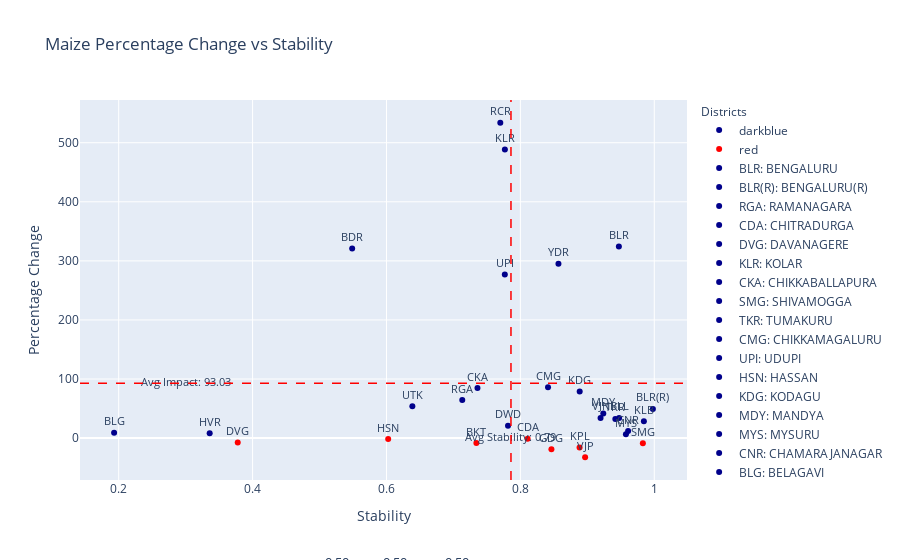

This figure's notebook cell:
### Code cell
import pandas as pd
import plotly.express as px
import ipywidgets as widgets
from ipywidgets import interact
from IPython.display import clear_output
import plotly.graph_objects as go

def update_plot(alpha1, alpha2, alpha3):
    
    tolerance = 1e-5 
    filtered_df = viz_df[
        (viz_df['Sensitivity_LivestockCensus_2012_Cattle'].between(alpha1 - tolerance, alpha1 + tolerance)) &
        (viz_df['Sensitivity_AreaUnderCereals_Maize'].between(alpha2 - tolerance, alpha2 + tolerance)) & 
        (viz_df['Sensitivity_TotalNPK'].between(alpha3 - tolerance, alpha3 + tolerance)) 
    ]

    # Create a scatter plot with filtered data
    fig = px.scatter(
        filtered_df, 
        x='Stability_Values', 
        y='Percentage Change', 
        title='Maize Percentage Change vs Stability',
        labels={'Percentage Change': 'Percentage Change', 'Stability_Values': 'Stability'},
        text='Abbreviation',
        opacity=1,
        color=filtered_df['Percentage Change'].apply(lambda val: 'red' if val < 0 else 'darkblue'),  # Conditional coloring
        color_discrete_map={'red': 'red', 'darkblue': 'darkblue'}
    )

    fig.update_traces(textposition='top center', textfont=dict(size=11))

    # Update layout to add annotations and legends
    fig.update_layout(
        annotations=[
            dict(
                x=0.5,
                y=-0.25,
                showarrow=False,
                text=f' α<sub>LV</sub>: {alpha1:.2f}, α<sub>AM</sub>: {alpha2:.2f}, α<sub>NPK</sub>: {alpha3:.2f}',
                xref="paper",
                yref="paper",
                font=dict(size=13)
            )
        ],
        legend_title_text='Districts',
        legend_title=dict(font=dict(size=12)),
    )

    # Adding custom legends with abbreviations and full forms
    legend_labels = [{'Abbreviation': abb, 'Full Form': full_form} 
                     for abb, full_form in zip(filtered_df['Abbreviation'].unique(), filtered_df['District'].unique())]

    for label in legend_labels:
        fig.add_trace(go.Scatter(
            x=[None],
            y=[None],
            mode='markers',
            marker=dict(color='darkblue'),
            name=f"{label['Abbreviation']}: {label['Full Form']}"
        ))

    # Adding average lines for stability and percentage change
    avg_stability = filtered_df['Stability_Values'].mean()
    avg_precent = filtered_df['Percentage Change'].mean()

    fig.add_shape(
        type='line',
        x0=avg_stability, y0=0, x1=avg_stability, y1=1,
        line=dict(color='red', width=1.5, dash='dash'),
        yref='paper'
    )

    fig.add_shape(
        type='line',
        x0=0, y0=avg_precent, x1=1, y1=avg_precent,
        line=dict(color='red', width=1.5, dash='dash'),
        xref='paper'
    )

    # Add annotations for average values
    fig.add_trace(go.Scatter(
        x=[avg_stability],
        y=[-0.07],
        text=[f'Avg Stability: {avg_stability:.2f}'],
        mode="text",
        showlegend=False,
        textfont=dict(size=10.7)
    ))

    fig.add_trace(go.Scatter(
        x=[0.3],
        y=[avg_precent-0.04],
        text=[f'Avg Impact: {avg_precent:.2f}'],
        mode="text",
        showlegend=False,
        textfont=dict(size=10.7)
    ))

    clear_output()

    display(fig)


# Creating sliders for interaction
alpha1_slider = widgets.FloatSlider(value=0.5, min=0, max=1, step=0.1, description='αLV:')
alpha2_slider = widgets.FloatSlider(value=0.5, min=0, max=1, step=0.1, description='αAM:')
alpha3_slider = widgets.FloatSlider(value=0.5, min=0, max=1, step=0.1, description='αNPK:')

# Creating interactive plot
interactive_plot = interact(update_plot, alpha1=alpha1_slider, alpha2=alpha2_slider, alpha3=alpha3_slider)

# Create update button to trigger plot update
update_button = widgets.Button(description="Update Plot")
update_button.on_click(lambda _: update_plot(alpha1_slider.value, alpha2_slider.value, alpha3_slider.value))

# Display the button and sliders
widgets.HBox([update_button, alpha1_slider, alpha2_slider, alpha3_slider])

### Figure 1 — Plotly figure (JSON) as saved in the notebook; plotly's stock layout.template omitted (floating-point values rounded to 4 significant figures)
{"data": [{"hovertemplate": "color=darkblue<br>Stability=%{x}<br>Percentage Change=%{y}<br>Abbreviation=%{text}<extra></extra>", "legendgroup": "darkblue", "marker": {"color": "darkblue", "opacity": 1, "symbol": "circle"}, "mode": "markers+text", "name": "darkblue", "orientation": "v", "showlegend": true, "text": ["BLR", "BLR(R)", "RGA", "KLR", "CKA", "TKR", "CMG", "UPI", "KDG", "MDY", "MYS", "CNR", "BLG", "DWD", "HVR", "UTK", "BLL", "BDR", "KLB", "YDR", "RCR", "VJN"], "textfont": {"size": 11}, "textposition": "top center", "type": "scatter", "x": [0.9471, 0.998, 0.7132, 0.7769, 0.7359, 0.9419, 0.8413, 0.7768, 0.8886, 0.9239, 0.9577, 0.9609, 0.1931, 0.7816, 0.3359, 0.6387, 0.9475, 0.5488, 0.9845, 0.8569, 0.77, 0.9198], "xaxis": "x", "y": [324.5, 49.3, 64.42, 488.5, 84.72, 32.52, 86.08, 277.1, 78.8, 41.72, 6.433, 11.85, 8.938, 21.13, 8.286, 53.91, 34.16, 320.8, 28.68, 295.3, 533.8, 34.16], "yaxis": "y"}, {"hovertemplate": "color=red<br>Stability=%{x}<br>Percentage Change=%{y}<br>Abbreviation=%{text}<extra></extra>", "legendgroup": "red", "marker": {"color": "red", "opacity": 1, "symbol": "circle"}, "mode": "markers+text", "name": "red", "orientation": "v", "showlegend": true, "text": ["CDA", "DVG", "SMG", "HSN", "VJP", "BKT", "GDG", "KPL"], "textfont": {"size": 11}, "textposition": "top center", "type": "scatter", "x": [0.8108, 0.3778, 0.983, 0.6026, 0.8967, 0.7343, 0.8464, 0.8884], "xaxis": "x", "y": [-1.01, -7.247, -8.781, -1.63, -32.4, -8.449, -18.74, -15.91], "yaxis": "y"}, {"marker": {"color": "darkblue"}, "mode": "markers", "name": "BLR: BENGALURU", "type": "scatter", "x": [null], "y": [null]}, {"marker": {"color": "darkblue"}, "mode": "markers", "name": "BLR(R): BENGALURU(R)", "type": "scatter", "x": [null], "y": [null]}, {"marker": {"color": "darkblue"}, "mode": "markers", "name": "RGA: RAMANAGARA", "type": "scatter", "x": [null], "y": [null]}, {"marker": {"color": "darkblue"}, "mode": "markers", "name": "CDA: CHITRADURGA", "type": "scatter", "x": [null], "y": [null]}, {"marker": {"color": "darkblue"}, "mode": "markers", "name": "DVG: DAVANAGERE", "type": "scatter", "x": [null], "y": [null]}, {"marker": {"color": "darkblue"}, "mode": "markers", "name": "KLR: KOLAR", "type": "scatter", "x": [null], "y": [null]}, {"marker": {"color": "darkblue"}, "mode": "markers", "name": "CKA: CHIKKABALLAPURA", "type": "scatter", "x": [null], "y": [null]}, {"marker": {"color": "darkblue"}, "mode": "markers", "name": "SMG: SHIVAMOGGA", "type": "scatter", "x": [null], "y": [null]}, {"marker": {"color": "darkblue"}, "mode": "markers", "name": "TKR: TUMAKURU", "type": "scatter", "x": [null], "y": [null]}, {"marker": {"color": "darkblue"}, "mode": "markers", "name": "CMG: CHIKKAMAGALURU", "type": "scatter", "x": [null], "y": [null]}, {"marker": {"color": "darkblue"}, "mode": "markers", "name": "UPI: UDUPI", "type": "scatter", "x": [null], "y": [null]}, {"marker": {"color": "darkblue"}, "mode": "markers", "name": "HSN: HASSAN", "type": "scatter", "x": [null], "y": [null]}, {"marker": {"color": "darkblue"}, "mode": "markers", "name": "KDG: KODAGU", "type": "scatter", "x": [null], "y": [null]}, {"marker": {"color": "darkblue"}, "mode": "markers", "name": "MDY: MANDYA", "type": "scatter", "x": [null], "y": [null]}, {"marker": {"color": "darkblue"}, "mode": "markers", "name": "MYS: MYSURU", "type": "scatter", "x": [null], "y": [null]}, {"marker": {"color": "darkblue"}, "mode": "markers", "name": "CNR: CHAMARAJANAGAR", "type": "scatter", "x": [null], "y": [null]}, {"marker": {"color": "darkblue"}, "mode": "markers", "name": "BLG: BELAGAVI", "type": "scatter", "x": [null], "y": [null]}, {"marker": {"color": "darkblue"}, "mode": "markers", "name": "VJP: VIJAYAPURA", "type": "scatter", "x": [null], "y": [null]}, {"marker": {"color": "darkblue"}, "mode": "markers", "name": "BKT: BAGALKOT", "type": "scatter", "x": [null], "y": [null]}, {"marker": {"color": "darkblue"}, "mode": "markers", "name": "DWD: DHARAWAD", "type": "scatter", "x": [null], "y": [null]}, {"marker": {"color": "darkblue"}, "mode": "markers", "name": "GDG: GADAG", "type": "scatter", "x": [null], "y": [null]}, {"marker": {"color": "darkblue"}, "mode": "markers", "name": "HVR: HAVERI", "type": "scatter", "x": [null], "y": [null]}, {"marker": {"color": "darkblue"}, "mode": "markers", "name": "UTK: UTTARA KANNADA", "type": "scatter", "x": [null], "y": [null]}, {"marker": {"color": "darkblue"}, "mode": "markers", "name": "BLL: BALLARI", "type": "scatter", "x": [null], "y": [null]}, {"marker": {"color": "darkblue"}, "mode": "markers", "name": "BDR: BIDAR", "type": "scatter", "x": [null], "y": [null]}, {"marker": {"color": "darkblue"}, "mode": "markers", "name": "KLB: KALABURAGI", "type": "scatter", "x": [null], "y": [null]}, {"marker": {"color": "darkblue"}, "mode": "markers", "name": "YDR: YADGIRI", "type": "scatter", "x": [null], "y": [null]}, {"marker": {"color": "darkblue"}, "mode": "markers", "name": "RCR: RAICHUR", "type": "scatter", "x": [null], "y": [null]}, {"marker": {"color": "darkblue"}, "mode": "markers", "name": "KPL: KOPPAL", "type": "scatter", "x": [null], "y": [null]}, {"marker": {"color": "darkblue"}, "mode": "markers", "name": "VJN: VIJAYANAGARA", "type": "scatter", "x": [null], "y": [null]}, {"mode": "text", "showlegend": false, "text": ["Avg Stability: 0.79"], "textfont": {"size": 10.7}, "type": "scatter", "x": [0.786], "y": [-0.07]}, {"mode": "text", "showlegend": false, "text": ["Avg Impact: 93.03"], "textfont": {"size": 10.7}, "type": "scatter", "x": [0.3], "y": [92.99]}], "layout": {"annotations": [{"font": {"size": 13}, "showarrow": false, "text": " α<sub>LV</sub>: 0.50, α<sub>AM</sub>: 0.50, α<sub>NPK</sub>: 0.50", "x": 0.5, "xref": "paper", "y": -0.25, "yref": "paper"}], "legend": {"title": {"font": {"size": 12}, "text": "Districts"}, "tracegroupgap": 0}, "shapes": [{"line": {"color": "red", "dash": "dash", "width": 1.5}, "type": "line", "x0": 0.786, "x1": 0.786, "y0": 0, "y1": 1, "yref": "paper"}, {"line": {"color": "red", "dash": "dash", "width": 1.5}, "type": "line", "x0": 0, "x1": 1, "xref": "paper", "y0": 93.03, "y1": 93.03}], "title": {"text": "Maize Percentage Change vs Stability"}, "xaxis": {"anchor": "y", "domain": [0, 1], "title": {"text": "Stability"}}, "yaxis": {"anchor": "x", "domain": [0, 1], "title": {"text": "Percentage Change"}}}}
